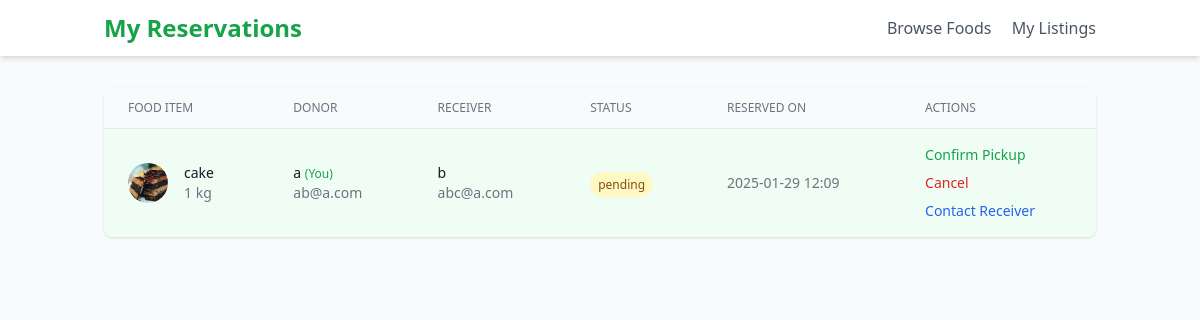
The page /reservation/my-reservations (signed in) on the database its author committed.
### models.py (models this page shows, shortened)
class Reservation(Base):
    __tablename__ = 'reservations'
    id = Column(Integer, primary_key=True, index=True)
    donor_id = Column(Integer, ForeignKey('users.id'))  # Donor (food owner)
    receiver_id = Column(Integer, ForeignKey('users.id'))  # Receiver (person reserving food)
    food_id = Column(Integer, ForeignKey('foods.id'))  # The food item being reserved
    reservation_time = Column(DateTime, default=datetime.now)  # Time when the reservation was made
    status = Column(String, default="pending")  # Status of the reservation (e.g., pending, confirmed)
    donor = relationship("User", foreign_keys=[donor_id])  # Link to User (donor)
    receiver = relationship("User", foreign_keys=[receiver_id])  # Link to User (receiver)
    food = relationship("Food")  # Link to Food model

class Food(Base):
    __tablename__ = 'foods'
    id = Column(Integer, primary_key=True, index=True)
    name = Column(String, index=True)  # Food item name (e.g., apple, bread)
    description = Column(Text)  # Food item description
    image_url = Column(String)  # Image URL for food item
    quantity = Column(String)  # Quantity specification (e.g., "1 kg", "10 pieces")
    unit_id = Column(Integer, ForeignKey('units.id'))  # Link to the predefined units
    category_id = Column(Integer, ForeignKey('food_categories.id'))  # Link to category
    owner_id = Column(Integer, ForeignKey('users.id'))  # Link to the user who owns the item
    location = Column(String)  # Location of the item (street address or neighborhood)
    latitude = Column(Float)  # Latitude of the food item (for map integration)
    longitude = Column(Float)  # Longitude of the food item (for map integration)
    owner = relationship("User", back_populates="foods")  # Relationship with User model
    category = relationship("FoodCategory", back_populates="foods")  # Relationship with FoodCategory model
    unit = relationship("Unit")  # Relationship with Unit model
    contact = Column(String)  # Contact quantity (e.g., how many pieces or kg)
    current_time = Column(DateTime, default=datetime.now)  # The time when the food was created
    expiration_seconds = Column(Integer)
    expiration_time = Column(DateTime)
    status = Column(String)

class Unit(Base):
    __tablename__ = 'units'
    id = Column(Integer, primary_key=True, index=True)
    name = Column(String, unique=True, index=True)  # Unit name (e.g., kg, pieces, liters)

class User(Base):
    __tablename__ = "users"
    id = Column(Integer, primary_key=True, index=True)
    email = Column(String, unique=True, index=True, nullable=False)
    username = Column(String, unique=True, nullable=False)
    password = Column(String, nullable=False)  # Hashed password
    foods = relationship("Food", back_populates="owner")  # Link foods created by user

### reservation.py (the view)
@router.get("/my-reservations")
async def get_my_reservations(
    request: Request,
    db: Session = Depends(get_db)
):
    user = await get_current_user(request, db)
    reservations = (
        db.query(models.Reservation)
        .filter(
            (models.Reservation.donor_id == user.id) |
            (models.Reservation.receiver_id == user.id)
        )
        .options(
            joinedload(models.Reservation.food),
            joinedload(models.Reservation.donor),
            joinedload(models.Reservation.receiver)
        )
        .order_by(models.Reservation.reservation_time.desc())
        .all()
    )
    return templates.TemplateResponse(
        "reservations.html",
        {
            "request": request,
            "reservations": reservations,
            "user": user,
            "FoodStatus": FoodStatus
        }
    )

### templates/reservations.html (shortened to what this page needs)
<!DOCTYPE html>
<html lang="en">
<head>
    <script src="https://cdn.tailwindcss.com"></script>
</head>
<body class="bg-gray-50">
    <nav class="bg-white shadow-md">
        <div class="container mx-auto px-4 py-3">
            <div class="flex justify-between items-center">
                <h1 class="text-2xl font-bold text-green-600">My Reservations</h1>
                <div class="space-x-4">
                    <a href="/food/food-page" class="text-gray-600 hover:text-gray-800">Browse Foods</a>
                    <a href="/food/my-foods" class="text-gray-600 hover:text-gray-800">My Listings</a>
                </div>
            </div>
        </div>
    </nav>
    <div class="container mx-auto px-4 py-8">
        {% if reservations %}
        <div class="bg-white rounded-lg shadow overflow-hidden">
            <div class="overflow-x-auto">
                <table class="min-w-full divide-y divide-gray-200">
                    <thead class="bg-gray-50">
                        <tr>
                            <th class="px-6 py-3 text-left text-xs font-medium text-gray-500 uppercase">Food Item</th>
                            <th class="px-6 py-3 text-left text-xs font-medium text-gray-500 uppercase">Donor</th>
                            <th class="px-6 py-3 text-left text-xs font-medium text-gray-500 uppercase">Receiver</th>
                            <th class="px-6 py-3 text-left text-xs font-medium text-gray-500 uppercase">Status</th>
                            <th class="px-6 py-3 text-left text-xs font-medium text-gray-500 uppercase">Reserved On</th>
                            <th class="px-6 py-3 text-left text-xs font-medium text-gray-500 uppercase">Actions</th>
                        </tr>
                    </thead>
                    <tbody class="divide-y divide-gray-200">
                        {% for reservation in reservations %}
                        <tr class="hover:bg-gray-50 {% if reservation.donor_id == user.id %}bg-green-50{% else %}bg-blue-50{% endif %}">
                            <td class="px-6 py-4">
                                <div class="flex items-center">
                                    {% if reservation.food.image_url %}
                                    <img src="{{ reservation.food.image_url }}"
                                         alt="{{ reservation.food.name }}"
                                         class="h-10 w-10 rounded-full object-cover">
                                    {% endif %}
                                    <div class="ml-4">
                                        <div class="text-sm font-medium text-gray-900">
                                            {{ reservation.food.name }}
                                        </div>
                                        <div class="text-sm text-gray-500">
                                            {{ reservation.food.quantity }} {{ reservation.food.unit.name }}
                                        </div>
                                    </div>
                                </div>
                            </td>
                            <td class="px-6 py-4">
                                <div class="text-sm">
                                    <div class="font-medium text-gray-900">
                                        {{ reservation.donor.username }}
                                        {% if reservation.donor_id == user.id %}
                                        <span class="text-xs text-green-600">(You)</span>
                                        {% endif %}
                                    </div>
                                    <div class="text-gray-500">{{ reservation.donor.email }}</div>
                                </div>
                            </td>
                            <td class="px-6 py-4">
                                <div class="text-sm">
                                    <div class="font-medium text-gray-900">
                                        {{ reservation.receiver.username }}
                                    </div>
                                    <div class="text-gray-500">{{ reservation.receiver.email }}</div>
                                </div>
                            </td>
                            <td class="px-6 py-4">
                                <span class="px-2 py-1 text-xs rounded-full
                                    {% if reservation.status == 'pending' %}
                                        bg-yellow-100 text-yellow-800
                                    {% elif reservation.status == 'confirmed' %}
                                        bg-green-100 text-green-800
                                    {% elif reservation.status == 'cancelled' %}
                                        bg-red-100 text-red-800
                                    {% endif %}">
                                    {{ reservation.status }}
                                </span>
                            </td>
                            <td class="px-6 py-4 text-sm text-gray-500">
                                {{ reservation.reservation_time.strftime('%Y-%m-%d %H:%M') }}
                            </td>
                            <td class="px-6 py-4 text-sm font-medium">
                                <div class="flex flex-col space-y-2">
                                    {% if reservation.status == 'pending' %}
                                        {% if reservation.donor_id == user.id %}
                                        <button onclick="confirmReservation({{ reservation.id }})"
                                                class="text-green-600 hover:text-green-900 text-left">
                                            Confirm Pickup
                                        </button>
                                        {% endif %}
                                        <button onclick="cancelReservation({{ reservation.id }})"
                                                class="text-red-600 hover:text-red-900 text-left">
                                            Cancel
                                        </button>
                                    {% endif %}
                                    {% if reservation.status == 'confirmed' or reservation.status == 'pending' %}
                                        {% if reservation.donor_id == user.id %}
                                        <a href="tel:{{ reservation.receiver.phone }}"
                                           class="text-blue-600 hover:text-blue-900 text-left">
                                            Contact Receiver
                                        </a>
                                        {% else %}
                                        <a href="tel:{{ reservation.donor.phone }}"
                                           class="text-blue-600 hover:text-blue-900 text-left">
                                            Contact Donor
                                        </a>
                                        {% endif %}
                                    {% endif %}
                                </div>
                            </td>
                        </tr>
                        {% endfor %}
                    </tbody>
                </table>
            </div>
        </div>
        {% endif %}
    </div>
</body>
</html>

### rows shown on the page
Reservation: food.image_url (picture), food.name "cake", food.quantity "1", food.unit.name "kg", donor.username "a", shows "(You)", donor.email "ab@a.com", receiver.username "b", receiver.email "abc@a.com", status "pending", reservation_time "2025-01-29 12:09"
